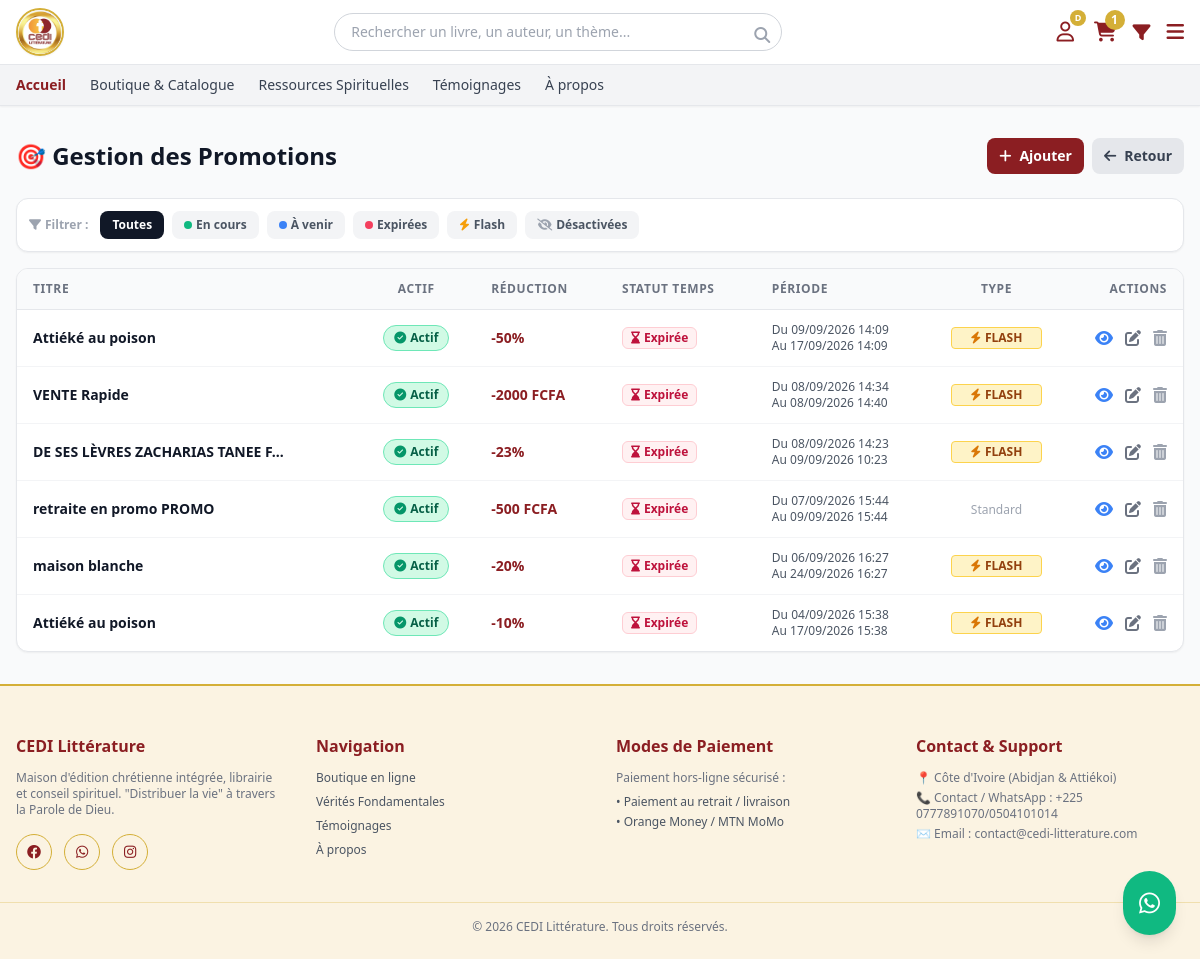
The page /admin_promotions/ (signed in) on the database as committed earlier.
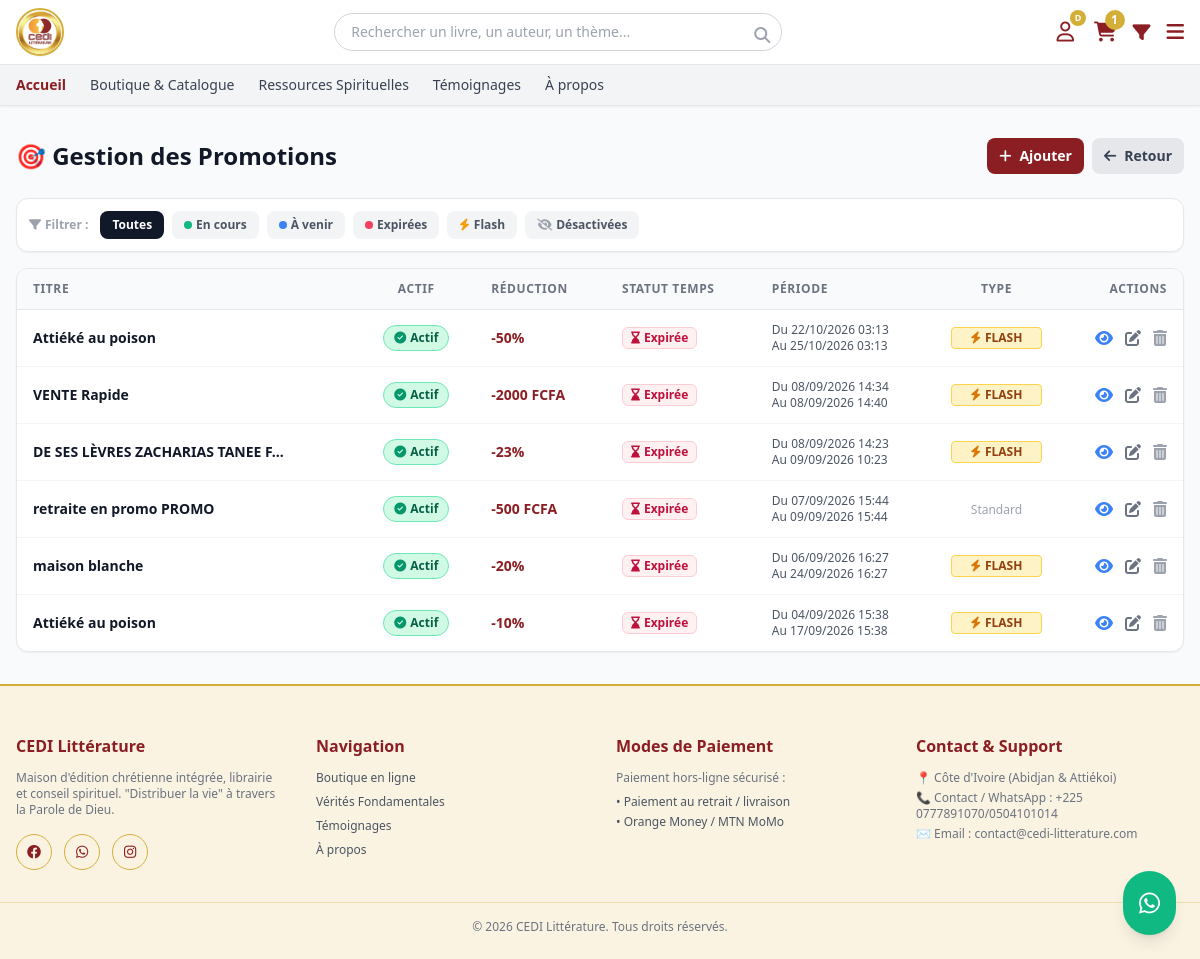
The same page on the database as committed later.
### appcedi/models.py (models this page shows, shortened)
class Promotion(models.Model):
    TYPE_REDUCTIONS = [
        ('pourcentage', 'Pourcentage'),
        ('fixe', 'Montant fixe'),
    ]
    titre = models.CharField(max_length=255)
    description = models.TextField(blank=True, null=True)
    type_reduction = models.CharField(max_length=20, choices=TYPE_REDUCTIONS)
    valeur_reduction = models.FloatField()
    date_debut = models.DateTimeField(blank=True, null=True)
    date_fin = models.DateTimeField(blank=True, null=True)
    code_promo = models.CharField(max_length=50, blank=True, null=True)
    est_vente_flash = models.BooleanField(default=False)
    actif = models.BooleanField(default=True)
    produits = models.ManyToManyField('Produit', through='ProduitPromotion')

### appcedi/views.py (the view)
# urls.py: path('admin_promotions/', views.liste_promotions, name='liste_promotions'),
@login_required
@user_passes_test(est_admin_ou_gestionnaire)
def liste_promotions(request):
    maintenant = timezone.now()
    promotions = Promotion.objects.all().order_by('-date_debut')
    promos_enrichies = []
    for promo in promotions:
        if promo.date_fin < maintenant:
            statut = 'expiree'
            statut_libelle = 'Expirée'
        elif promo.date_debut > maintenant:
            statut = 'a_venir'
            statut_libelle = 'À venir'
        else:
            statut = 'en_cours'
            statut_libelle = 'En cours'
        promos_enrichies.append({
            'promo': promo,
            'statut': statut,
            'statut_libelle': statut_libelle,
        })
    context = {
        'promos_enrichies': promos_enrichies,
        'maintenant': maintenant,
    }
    return render(request, 'appcedi/admin/liste_promotions.html', context)

### appcedi/context_processors.py (called while the page is built, shortened)
def panier_context(request):
    panier = None
    nombre_articles = 0
    souhaits_ids = []
    if request.user.is_authenticated:
        try:
            panier = Panier.objects.get(utilisateur=request.user)
        except Panier.DoesNotExist:
            pass
        souhaits_ids = list(ListeSouhaits.objects.filter(utilisateur=request.user).values_list('produit_id', flat=True))
    if panier:
        nombre_articles = sum(article.quantite for article in panier.articles.all())
    return {
        'nombre_articles_panier': nombre_articles,
        'categories_menu': Categorie.objects.all(),
        'souhaits_ids': souhaits_ids, # 👈 Ajouté ici
    }

### appcedi/views.py (called while the page is built)
def est_admin_ou_gestionnaire(user):
    return user.is_superuser or (hasattr(user, 'role') and user.role in ['admin', 'gestionnaire_stock'])

### templates/appcedi/admin/liste_promotions.html (shortened to what the changed rows need)
{% extends 'appcedi/admin/base_admin.html' %}
{% block admin_title %}🎯 Gestion des Promotions{% endblock %}
{% block admin_content %}
<div class="space-y-4">
    <div class="hidden md:block bg-white rounded-xl shadow-sm border border-gray-200 overflow-hidden">
        <div class="overflow-x-auto">
            <table class="w-full text-sm">
                <thead class="bg-gray-50 border-b border-gray-200 text-xs text-gray-500 uppercase tracking-wider">
                    <tr>
                        <th class="px-4 py-3 text-left font-semibold">Titre</th>
                        <th class="px-4 py-3 text-center font-semibold">Actif</th>
                        <th class="px-4 py-3 text-left font-semibold">Réduction</th>
                        <th class="px-4 py-3 text-left font-semibold">Statut Temps</th>
                        <th class="px-4 py-3 text-left font-semibold">Période</th>
                        <th class="px-4 py-3 text-center font-semibold">Type</th>
                        <th class="px-4 py-3 text-right font-semibold">Actions</th>
                    </tr>
                </thead>
                <tbody class="divide-y divide-gray-100" id="table-promotions">
                    {% for item in promos_enrichies %}
                    <tr class="row-promo hover:bg-gray-50/80 transition"
                        data-statut="{{ item.statut }}"
                        data-flash="{% if item.promo.est_vente_flash %}flash{% else %}normal{% endif %}"
                        data-actif="{% if item.promo.actif %}actif{% else %}desactivee{% endif %}">
                        <td class="px-4 py-3 font-medium text-gray-900">
                            <div class="font-semibold">{{ item.promo.titre|truncatechars:35 }}</div>
                        </td>
                        <td class="px-4 py-3 text-center">
                            <a href="{% url 'basculer_statut_promotion' item.promo.id %}"
                               title="Cliquer pour {% if item.promo.actif %}désactiver{% else %}activer{% endif %}"
                               class="inline-flex items-center cursor-pointer">
                                {% if item.promo.actif %}
                                    <span class="bg-emerald-100 text-emerald-800 border border-emerald-300 text-xs font-bold px-2.5 py-1 rounded-full flex items-center gap-1 hover:bg-emerald-200 transition">
                                        <i class="fa-solid fa-circle-check text-emerald-600"></i> Actif
                                    </span>
                                {% else %}
                                    <span class="bg-gray-100 text-gray-600 border border-gray-300 text-xs font-bold px-2.5 py-1 rounded-full flex items-center gap-1 hover:bg-gray-200 transition">
                                        <i class="fa-solid fa-circle-xmark text-gray-400"></i> Inactif
                                    </span>
                                {% endif %}
                            </a>
                        </td>
                        <td class="px-4 py-3 font-bold text-cediRed">
                            {% if item.promo.type_reduction == 'pourcentage' %}
                                -{{ item.promo.valeur_reduction|floatformat:0 }}%
                            {% else %}
                                -{{ item.promo.valeur_reduction|floatformat:0 }} FCFA
                            {% endif %}
                        </td>
                        <td class="px-4 py-3">
                            {% if item.statut == 'en_cours' %}
                                <span class="bg-emerald-50 text-emerald-700 border border-emerald-200 text-xs font-semibold px-2 py-0.5 rounded-md inline-flex items-center gap-1">
                                    <span class="w-1.5 h-1.5 rounded-full bg-emerald-500 animate-pulse"></span> {{ item.statut_libelle }}
                                </span>
                            {% elif item.statut == 'a_venir' %}
                                <span class="bg-blue-50 text-blue-700 border border-blue-200 text-xs font-semibold px-2 py-0.5 rounded-md inline-flex items-center gap-1">
                                    <i class="fa-regular fa-clock"></i> {{ item.statut_libelle }}
                                </span>
                            {% else %}
                                <span class="bg-rose-50 text-rose-700 border border-rose-200 text-xs font-semibold px-2 py-0.5 rounded-md inline-flex items-center gap-1">
                                    <i class="fa-solid fa-hourglass-end"></i> {{ item.statut_libelle }}
                                </span>
                            {% endif %}
                        </td>
                        <td class="px-4 py-3 text-xs text-gray-600">
                            <div>Du {{ item.promo.date_debut|date:"d/m/Y H:i" }}</div>
                            <div>Au {{ item.promo.date_fin|date:"d/m/Y H:i" }}</div>
                        </td>
                        <td class="px-4 py-3 text-center">
                            {% if item.promo.est_vente_flash %}
                                <span class="bg-amber-100 text-amber-800 border border-amber-300 text-xs font-bold px-2 py-0.5 rounded flex items-center justify-center gap-1">
                                    <i class="fa-solid fa-bolt text-amber-600"></i> FLASH
                                </span>
                            {% else %}
                                <span class="text-xs text-gray-400">Standard</span>
                            {% endif %}
                        </td>
                                                <td class="px-4 py-3 text-right">
                            <div class="flex items-center justify-end gap-3 text-base">
                                <a href="{% url 'detail_promotion' item.promo.id %}" class="text-blue-500 hover:text-blue-700 transition" title="Voir les détails">
                                    <i class="fa-solid fa-eye"></i>
                                </a>
                                <a href="{% url 'modifier_promotion' item.promo.id %}" class="text-gray-500 hover:text-cediRed transition" title="Modifier">
                                    <i class="fa-solid fa-pen-to-square"></i>
                                </a>
                                <a href="{% url 'supprimer_promotion' item.promo.id %}" class="text-gray-400 hover:text-rose-600 transition" title="Supprimer"
                                   onclick="return confirm('Êtes-vous sûr de vouloir supprimer définitivement cette promotion ?');">
                                    <i class="fa-solid fa-trash-can"></i>
                                </a>
                            </div>
                        </td>
                    </tr>
                    {% empty %}
                    <tr>
                        <td colspan="7" class="px-4 py-12 text-center text-gray-500">
                            Aucune promotion enregistrée.
                        </td>
                    </tr>
                    {% endfor %}
                </tbody>
            </table>
        </div>
    </div>
</div>
{% endblock %}

Rows that differ between the two databases and show on the page:
changed Promotion (number 1 of 6 on the later page): promo.date_debut "09/09/2026 14:09" → "22/10/2026 03:13"; promo.date_fin "17/09/2026 14:09" → "25/10/2026 03:13"
